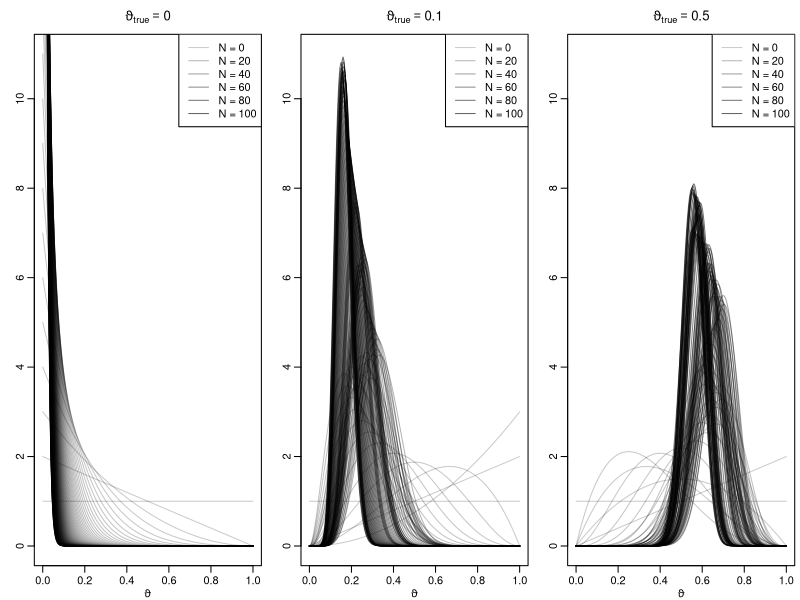
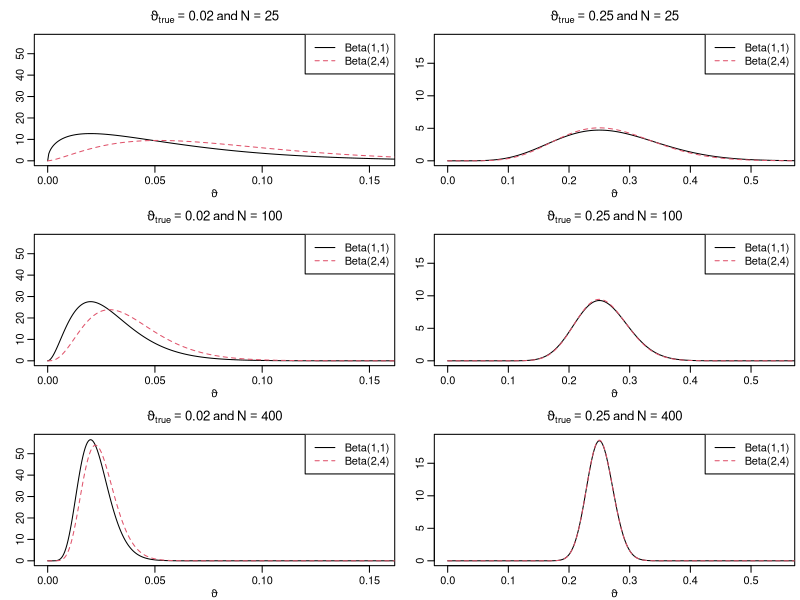
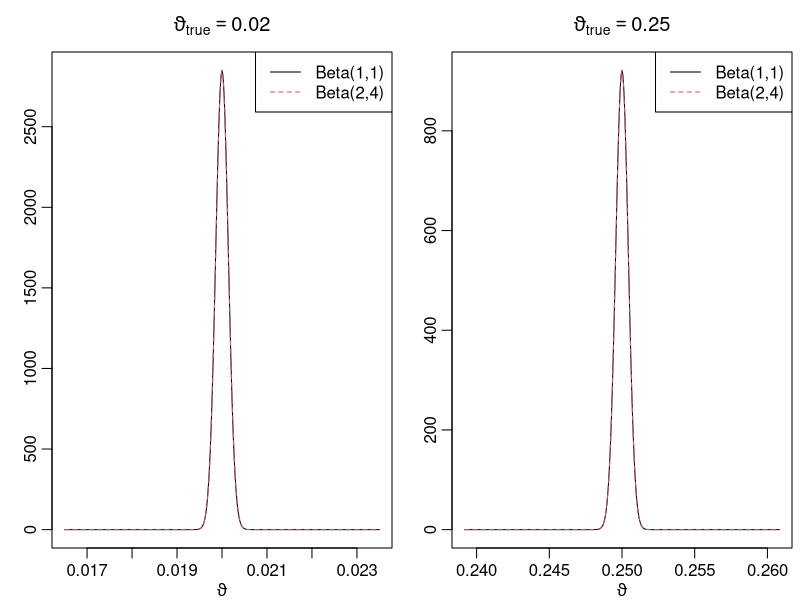
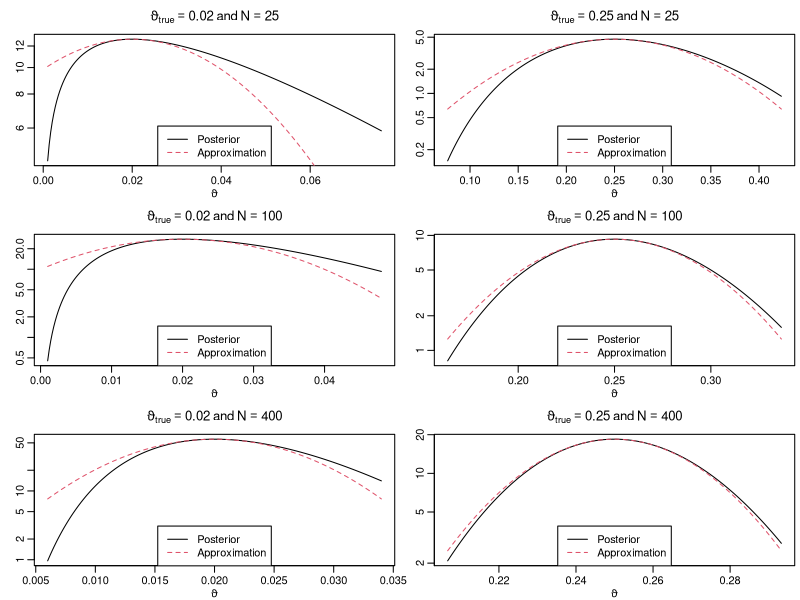

R code for these plots, in order:
## ---- chunk 1
knitr::opts_chunk$set(
  collapse = TRUE,
  comment = "#>",
  fig.width = 8,
  fig.height = 6
)
knitr::opts_knit$set(global.par = TRUE)
pdfplots <- FALSE # default: FALSE; set this to TRUE only if you like pdf figures
## ---- chunk 2
par(mgp = c(1.6, .6, 0), mar = c(2.6, 2.6, 2.6, .4), lwd = 1)
## ---- chunk 3
if (pdfplots) {
  pdf("5-5_1.pdf", width = 8, height = 5)
  par(mar = c(2.2, 1.6, 1.6, .2), mgp = c(1.2, .5, 0))
}
par(mfrow = c(1, 3))
set.seed(42)

a0 <- 1
b0 <- 1
N <- 100 
thetatrue <- c(0, .1, .5)
theta <- seq(0, 1, length.out = 201)

for (i in seq_along(thetatrue)) {
  plot(theta, dbeta(theta, a0, b0), type = 'l', ylim = c(0, 11),
       col = rgb(0, 0, 0, .2), xlab = expression(vartheta), ylab = '',
       main = bquote(vartheta[true] == .(thetatrue[i])))
  
  succ <- fail <- 0L
  for (j in seq_len(N)) {
    if (rbinom(1, 1, thetatrue[i])) succ <- succ + 1L else fail <- fail + 1L
    lines(theta, dbeta(theta, a0 + succ, b0 + fail), col = rgb(0, 0, 0, .2 + .4*j/N))
  }
  
  legend('topright', paste("N =", c(0, 20, 40, 60, 80, 100)), lty = 1,
         col = rgb(0, 0, 0, .2 + .4*c(0, 20, 40, 60, 80, 100)/N))
}
## ---- chunk 4
if (pdfplots) {
  pdf("5-5_2.pdf", width = 8, height = 5)
  par(mgp = c(1, .5, 0), mar = c(2.2, 1.5, 2, .2), lwd = 2)
}
par(mfrow = c(3, 2))
thetatrue <- c(0.02, 0.25)
N <- c(25, 100, 400)
theta <- seq(0, 1, .0005)

for (n in N) {
  for (p in thetatrue) {
    aN <- n*p + 1
    bN <- n - n*p + 1
    plot(theta, dbeta(theta, aN, bN), type = "l", xlab = expression(vartheta),
         ylab = "", main = bquote(vartheta[true] == .(p) ~ "and" ~ N == .(n)),
         xlim = c(0, 1.1*sqrt(p)), ylim = c(0, 9.5/sqrt(p + 0.008)))
    
    aN <- n*p + 2
    bN <- n - n*p + 4
    lines(theta, dbeta(theta, aN, bN), lty = 2, col = 2)
    
    legend("topright", c("Beta(1,1)", "Beta(2,4)"), lty = c(1, 2),
           col = 1:2)
  }
}
## ---- chunk 5
if (pdfplots) {
  pdf("5-5_3.pdf", width = 12, height = 5)
  par(mgp = c(1.4, .5, 0), mar = c(2.3, 1.5, 2, .2), lwd = 2)
}
par(mfrow = c(1, 2))
n <- 1000000

for (p in thetatrue) {
  aN <- n*p + 1
  bN <- n - n*p + 1
  asySD <- sqrt(p * (1 - p) / n)
  theta <- seq(p - 25*asySD, p + 25*asySD, length.out = 333)
  plot(theta, dbeta(theta, aN, bN), type = "l", xlab = expression(vartheta),
       ylab = "", main = bquote(vartheta[true] == .(p)))
    
  aN <- n*p + 2
  bN <- n - n*p + 4
  lines(theta, dbeta(theta, aN, bN), lty = 2, col = 2)
    
  legend("topright", c("Beta(1,1)", "Beta(2,4)"), lty = c(1, 2),
         col = 1:2)
}
## ---- chunk 6
if (pdfplots) {
  pdf("5-5_4.pdf", width = 8, height = 5)
  par(mgp = c(1.35, .5, 0), mar = c(2.2, 1.5, 2, .2), lwd = 2)
}
par(mfrow = c(3, 2))

for (n in N) {
  for (p in thetatrue) {
    aN <- n*p + 1
    bN <- n - n*p + 1
    asySD <- sqrt(p * (1 - p) / n)
    theta <- seq(max(0.001, p - 2*asySD), p + 2*asySD, length.out = 222)
    plot(theta, dbeta(theta, aN, bN), type = "l", xlab = expression(vartheta),
         ylab = "", main = bquote(vartheta[true] == .(p) ~ "and" ~ N == .(n)),
         log = "y")
    
    approx <- function(theta, thetastar, n, log = FALSE) {
      res <- dbeta(thetastar, aN, bN, log = TRUE) -
        0.5 * n * 1 / (thetastar * (1 - thetastar)) * (theta - thetastar)^2
      if (log) res else exp(res)
    }
    
    lines(theta, approx(theta, p, n), col = 2, lty = 2)
    
    legend("bottom", c("Posterior", "Approximation"),
           lty = c(1, 2), col = 1:2)
  }
}
